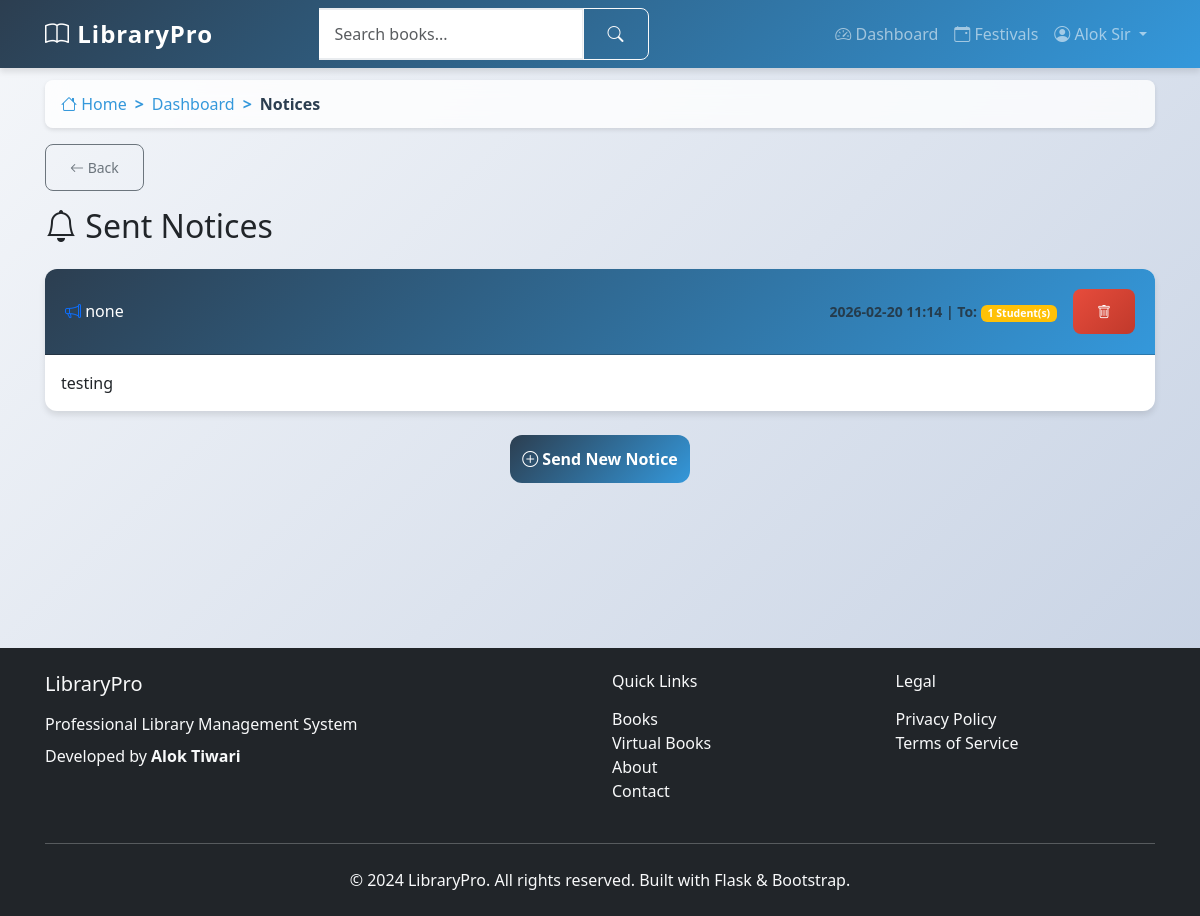
Screenshot of /notices (signed in) with the database file from the repository.
### app/models.py (models this page shows, shortened)
class User(UserMixin, db.Model):
    id = db.Column(db.Integer, primary_key=True)
    prn_number = db.Column(db.String(20), unique=True, nullable=False)
    username = db.Column(db.String(80), unique=True, nullable=False)
    email = db.Column(db.String(120), unique=True, nullable=False)
    name = db.Column(db.String(100), nullable=False)
    mother_name = db.Column(db.String(100), nullable=False)
    dob = db.Column(db.String(10), nullable=False)  # Format: DDMMYYYY
    phone = db.Column(db.String(15), nullable=True)
    address = db.Column(db.Text, nullable=True)
    password_hash = db.Column(db.String(255), nullable=False)
    role = db.Column(db.String(20), nullable=False, default='student')
    year = db.Column(db.String(10), nullable=True)  # 1st, 2nd, 3rd, 4th, 5th
    course = db.Column(db.String(50), nullable=True)  # BSC IT, BSC CS, etc.
    total_books_borrowed = db.Column(db.Integer, default=0)
    total_extension_requests = db.Column(db.Integer, default=0)
    library_hours_this_month = db.Column(db.Float, default=0.0)
    library_hours_this_year = db.Column(db.Float, default=0.0)
    created_at = db.Column(db.DateTime, default=datetime.utcnow)
    updated_at = db.Column(db.DateTime, default=datetime.utcnow, onupdate=datetime.utcnow)
    loans = db.relationship('Loan', backref='borrower', lazy='dynamic')
    library_sessions = db.relationship('LibrarySession', backref='user', lazy='dynamic')

class Notice(db.Model):
    id = db.Column(db.Integer, primary_key=True)
    title = db.Column(db.String(200), nullable=False)
    message = db.Column(db.Text, nullable=False)
    created_date = db.Column(db.DateTime, nullable=False, default=datetime.utcnow)
    created_by = db.Column(db.Integer, db.ForeignKey('user.id'), nullable=False)
    recipient_type = db.Column(db.String(20), nullable=False, default='all')  # 'all', 'student', 'specific'
    recipient_ids = db.Column(db.Text, nullable=True)  # Comma-separated IDs for multiple recipients
    is_read = db.Column(db.Boolean, nullable=False, default=False)
    creator = db.relationship('User', foreign_keys=[created_by], backref='created_notices')
    @property
    def recipients(self):
        if self.recipient_ids:
            ids = [int(id.strip()) for id in self.recipient_ids.split(',') if id.strip()]
            return User.query.filter(User.id.in_(ids)).all()
        return []

### app/main/routes.py (the view)
@bp.route('/notices')
@login_required
def view_notices():
    from app.models import Notice
    if current_user.role == 'student':
        all_notices = Notice.query.filter(
            (Notice.recipient_type == 'all') |
            (Notice.recipient_type == 'student')
        ).all()
        specific_notices = Notice.query.filter(
            Notice.recipient_type == 'specific'
        ).all()
        student_specific = []
        for notice in specific_notices:
            if notice.recipient_ids and str(current_user.id) in notice.recipient_ids.split(','):
                student_specific.append(notice)
        notices = sorted(all_notices + student_specific, key=lambda x: x.created_date, reverse=True)
    else:
        notices = Notice.query.filter_by(created_by=current_user.id).order_by(Notice.created_date.desc()).all()
    return render_template('main/notices.html', title='Notices', notices=notices)

### app/templates/main/notices.html (shortened to what this page needs)
{% extends "base.html" %}
{% block content %}
<div class="row">
    <div class="col-12">
        <h2 class="mb-4">
            <i class="bi bi-bell"></i>
            {% if current_user.role == 'student' %}Notice Board{% else %}Sent Notices{% endif %}
        </h2>
    </div>
</div>
{% if notices %}
    {% for notice in notices %}
    <div class="card mb-3">
        <div class="card-header d-flex justify-content-between align-items-center">
            <h6 class="mb-0">
                <i class="bi bi-megaphone text-primary"></i> {{ notice.title }}
            </h6>
            <div class="d-flex align-items-center gap-3">
                <small class="text-muted">
                    {{ notice.created_date.strftime('%Y-%m-%d %H:%M') }}
                    {% if current_user.role == 'admin' %}
                        | To:
                        {% if notice.recipient_type == 'all' %}
                            <span class="badge bg-info">All Users</span>
                        {% elif notice.recipient_type == 'student' %}
                            <span class="badge bg-primary">All Students</span>
                        {% else %}
                            {% set recipient_count = notice.recipients|length %}
                            <span class="badge bg-warning">{{ recipient_count }} Student(s)</span>
                        {% endif %}
                    {% else %}
                        | From: {{ notice.creator.name }}
                    {% endif %}
                </small>
                {% if current_user.role == 'admin' and notice.created_by == current_user.id %}
                    <a href="{{ url_for('main.delete_notice', notice_id=notice.id) }}"
                       class="btn btn-sm btn-danger"
                       onclick="return confirm('Are you sure you want to delete this notice?')">
                        <i class="bi bi-trash"></i>
                    </a>
                {% endif %}
            </div>
        </div>
        <div class="card-body">
            <p class="card-text">{{ notice.message|replace('\n', '<br>')|safe }}</p>
        </div>
    </div>
    {% endfor %}
{% endif %}
{% if current_user.role == 'admin' and notices %}
<div class="text-center mt-4">
    <a href="{{ url_for('main.send_notice') }}" class="btn btn-primary">
        <i class="bi bi-plus-circle"></i> Send New Notice
    </a>
</div>
{% endif %}
{% endblock %}

### app/templates/base.html (shortened to what this page needs)
<!DOCTYPE html>
<html lang="en">
<head>
    <link href="https://cdn.jsdelivr.net/npm/bootstrap@5.3.0/dist/css/bootstrap.min.css" rel="stylesheet">
    <link rel="stylesheet" href="https://cdn.jsdelivr.net/npm/bootstrap-icons@1.10.0/font/bootstrap-icons.css">
    <link rel="stylesheet" href="{{ url_for('static', filename='css/style.css') }}">
    <link rel="stylesheet" href="{{ url_for('static', filename='css/modern.css') }}">
</head>
<body>
    <nav class="navbar navbar-expand-lg navbar-dark bg-primary fixed-top">
        <div class="container">
            <a class="navbar-brand fw-bold" href="{{ url_for('main.index') }}">
                <i class="bi bi-book"></i> LibraryPro
            </a>
            <div class="collapse navbar-collapse" id="navbarNav">
                {% if current_user.is_authenticated %}
                <form class="d-flex mx-auto" method="GET" action="{{ url_for('main.search') }}">
                    <div class="input-group">
                        <input class="form-control" type="search" name="q" placeholder="Search books..."
                               value="{{ request.args.get('q', '') }}">
                        <button class="btn btn-outline-light" type="submit">
                            <i class="bi bi-search"></i>
                        </button>
                    </div>
                </form>
                <ul class="navbar-nav ms-auto">
                    <li class="nav-item">
                        <a class="nav-link" href="{{ url_for('main.dashboard') }}">
                            <i class="bi bi-speedometer2"></i> Dashboard
                        </a>
                    </li>
                    <li class="nav-item">
                        <a class="nav-link" href="{{ url_for('main.festivals') }}">
                            <i class="bi bi-calendar-event"></i> Festivals
                        </a>
                    </li>
                    <li class="nav-item dropdown">
                        <a class="nav-link dropdown-toggle" href="#" role="button" data-bs-toggle="dropdown">
                            <i class="bi bi-person-circle"></i> {{ current_user.name }}
                        </a>
                    </li>
                </ul>
                {% endif %}
            </div>
        </div>
    </nav>
    <main class="main-content">
        <div class="container">
            {% if current_user.is_authenticated %}
            <nav aria-label="breadcrumb" class="mb-3">
                <ol class="breadcrumb">
                    <li class="breadcrumb-item">
                        <a href="{{ url_for('main.index') }}"><i class="bi bi-house"></i> Home</a>
                    </li>
                    {% if request.endpoint == 'main.dashboard' or request.endpoint == 'main.student_dashboard' %}
                        <li class="breadcrumb-item active">Dashboard</li>
                    {% elif request.endpoint == 'main.admin_dashboard' %}
                        <li class="breadcrumb-item active">Admin Dashboard</li>
                    {% elif request.endpoint == 'main.manage_users' %}
                        <li class="breadcrumb-item"><a href="{{ url_for('main.admin_dashboard') }}">Admin Dashboard</a></li>
                        <li class="breadcrumb-item active">Manage Users</li>
                    {% elif request.endpoint == 'main.add_book' %}
                        <li class="breadcrumb-item"><a href="{{ url_for('main.admin_dashboard') }}">Admin Dashboard</a></li>
                        <li class="breadcrumb-item active">Add Book</li>
                    {% elif request.endpoint == 'main.book_details' %}
                        <li class="breadcrumb-item"><a href="{{ url_for('main.admin_dashboard') }}">Admin Dashboard</a></li>
                        <li class="breadcrumb-item active">Book Details</li>
                    {% elif request.endpoint == 'main.send_notice' %}
                        <li class="breadcrumb-item"><a href="{{ url_for('main.admin_dashboard') }}">Admin Dashboard</a></li>
                        <li class="breadcrumb-item active">Send Notice</li>
                    {% elif request.endpoint == 'main.view_notices' %}
                        <li class="breadcrumb-item">
                            <a href="{% if current_user.role == 'admin' %}{{ url_for('main.admin_dashboard') }}{% else %}{{ url_for('main.student_dashboard') }}{% endif %}">Dashboard</a>
                        </li>
                        <li class="breadcrumb-item active">Notices</li>
                    {% elif request.endpoint == 'main.search' %}
                        <li class="breadcrumb-item">
                            <a href="{% if current_user.role == 'admin' %}{{ url_for('main.admin_dashboard') }}{% else %}{{ url_for('main.student_dashboard') }}{% endif %}">Dashboard</a>
                        </li>
                        <li class="breadcrumb-item active">Search Results</li>
                    {% elif request.endpoint == 'auth.profile' %}
                        <li class="breadcrumb-item">
                            <a href="{% if current_user.role == 'admin' %}{{ url_for('main.admin_dashboard') }}{% else %}{{ url_for('main.student_dashboard') }}{% endif %}">Dashboard</a>
                        </li>
                        <li class="breadcrumb-item active">Profile</li>
                    {% endif %}
                </ol>
            </nav>
            {% endif %}
            {% if current_user.is_authenticated and request.endpoint not in ['main.index', 'main.dashboard', 'main.student_dashboard', 'main.admin_dashboard'] %}
            <div class="mb-3">
                <button onclick="goBack()" class="btn btn-outline-secondary btn-sm">
                    <i class="bi bi-arrow-left"></i> Back
                </button>
            </div>
            {% endif %}
            {% block content %}{% endblock %}
        </div>
    </main>
    <footer class="bg-dark text-light py-4 mt-5">
        <div class="container">
            <div class="row">
                <div class="col-md-6">
                    <h5 class="mb-3">LibraryPro</h5>
                    <p class="mb-2">Professional Library Management System</p>
                    <p class="mb-0">Developed by <strong>Alok Tiwari</strong></p>
                </div>
                <div class="col-md-3">
                    <h6 class="mb-3">Quick Links</h6>
                    <ul class="list-unstyled">
                        <li><a href="{{ url_for('main.books_categories') }}" class="text-light text-decoration-none">Books</a></li>
                    <li><a href="{{ url_for('main.virtual_books') }}" class="text-light text-decoration-none">Virtual Books</a></li>
                        <li><a href="{{ url_for('main.about') }}" class="text-light text-decoration-none">About</a></li>
                        <li><a href="{{ url_for('main.contact') }}" class="text-light text-decoration-none">Contact</a></li>
                    </ul>
                </div>
                <div class="col-md-3">
                    <h6 class="mb-3">Legal</h6>
                    <ul class="list-unstyled">
                        <li><a href="{{ url_for('main.privacy') }}" class="text-light text-decoration-none">Privacy Policy</a></li>
                        <li><a href="{{ url_for('main.terms') }}" class="text-light text-decoration-none">Terms of Service</a></li>
                    </ul>
                </div>
            </div>
            <hr class="my-4">
            <div class="text-center">
                <p class="mb-0">&copy; 2024 LibraryPro. All rights reserved. Built with Flask & Bootstrap.</p>
            </div>
        </div>
    </footer>
</body>
</html>

### rows the page displays
User: name "Alok Sir"
Notice: title "none", created_date "2026-02-20 11:14", id "1", message "testing"
